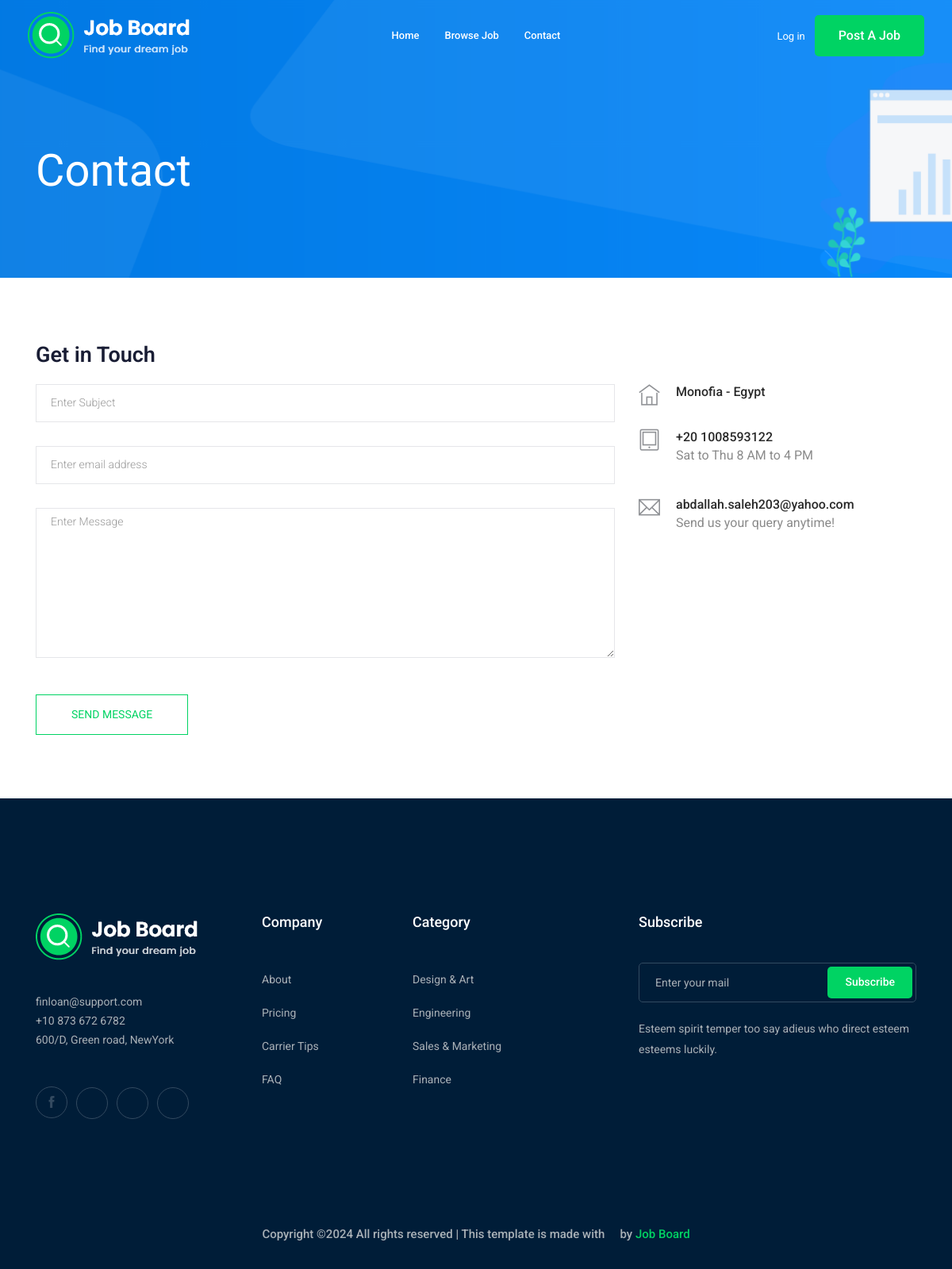
The page /contact-us/ on the database its author committed.
### contact/models.py (models this page shows, shortened)
class Info(models.Model):
    place = models.CharField(max_length=50)
    name = models.CharField(max_length=122)
    email = models.EmailField(max_length=122)
    phone_number = models.CharField(max_length=20)
    class Meta:
        verbose_name = ("Contact Information")
        verbose_name_plural = ("Contact Information")

### contact/views.py (the view, shortened to what this page needs)
# urls.py: path('',views.send_message ,name='contact'),
def send_message(request):
    myinfo = Info.objects.first()
    return render(request,'contact/contact.html',{'myinfo':myinfo})

### contact/templates/contact/contact.html (shortened to what this page needs)
{% extends 'base.html' %}
{% block body %}
    <div class="bradcam_area bradcam_bg_1">
        <div class="container">
            <div class="row">
                <div class="col-xl-12">
                    <div class="bradcam_text">
                        <h3>contact</h3>
                    </div>
                </div>
            </div>
        </div>
    </div>
  <section class="contact-section section_padding">
    <div class="container">
      <div class="row">
        <div class="col-12">
          <h2 class="contact-title">Get in Touch</h2>
        </div>
        <div class="col-lg-8">
          <form class="form-contact contact_form" method="post" >
            <div class="row">
              <div class="col-12">
                <div class="form-group">
                  <input class="form-control" name="subject" id="subject" type="text" onfocus="this.placeholder = ''" onblur="this.placeholder = 'Enter Subject'" placeholder = 'Enter Subject'>
                </div>
              </div>
              <div class="col-sm-12">
                <div class="form-group">
                  <input class="form-control" name="email" id="email" type="email" onfocus="this.placeholder = ''" onblur="this.placeholder = 'Enter email address'" placeholder = 'Enter email address'>
                </div>
              </div>
              <div class="col-12">
                <div class="form-group">
                    <textarea class="form-control w-100" name="message" id="message" cols="30" rows="9"  placeholder = 'Enter Message'></textarea>
                </div>
              </div>
            </div>
            <div class="form-group mt-3">
              <input type="submit" class="button button-contactForm btn_4 boxed-btn" value="send message">
            </div>
          </form>
        </div>
        <div class="col-lg-4">
          <div class="media contact-info">
            <span class="contact-info__icon"><i class="ti-home"></i></span>
            <div class="media-body">
              <h3>{{myinfo.place}}</h3>
            </div>
          </div>
          <div class="media contact-info">
            <span class="contact-info__icon"><i class="ti-tablet"></i></span>
            <div class="media-body">
              <h3>{{myinfo.phone_number}}</h3>
              <p>Sat to Thu 8 AM to 4 PM</p>
            </div>
          </div>
          <div class="media contact-info">
            <span class="contact-info__icon"><i class="ti-email"></i></span>
            <div class="media-body">
              <h3>{{myinfo.email}}</h3>
              <p>Send us your query anytime!</p>
            </div>
          </div>
        </div>
      </div>
    </div>
  </section>
  {% endblock body %}

### rows shown on the page
Info: place "Monofia - Egypt", phone_number "+20 1008593122", email "abdallah.saleh203@yahoo.com"
